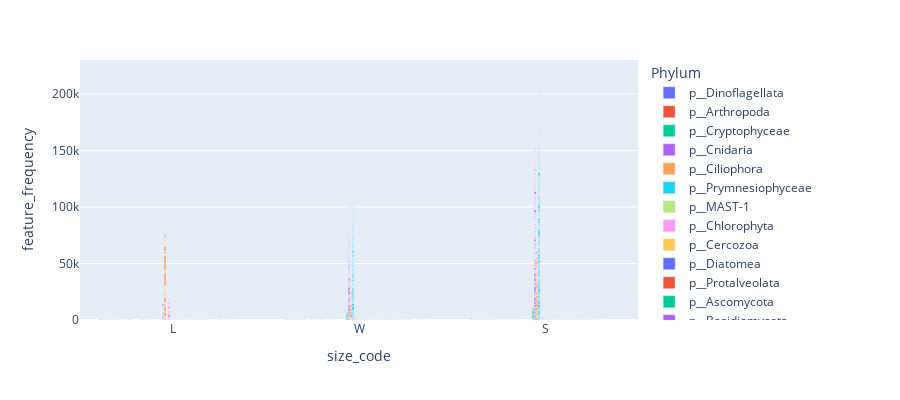

Notebook source saved alongside this figure:
### Code cell
import plotly.express as px
fig = px.bar(sfd1, x="size_code", y="feature_frequency",
             color='Phylum', barmode='group',
             height=400)
fig.show()
